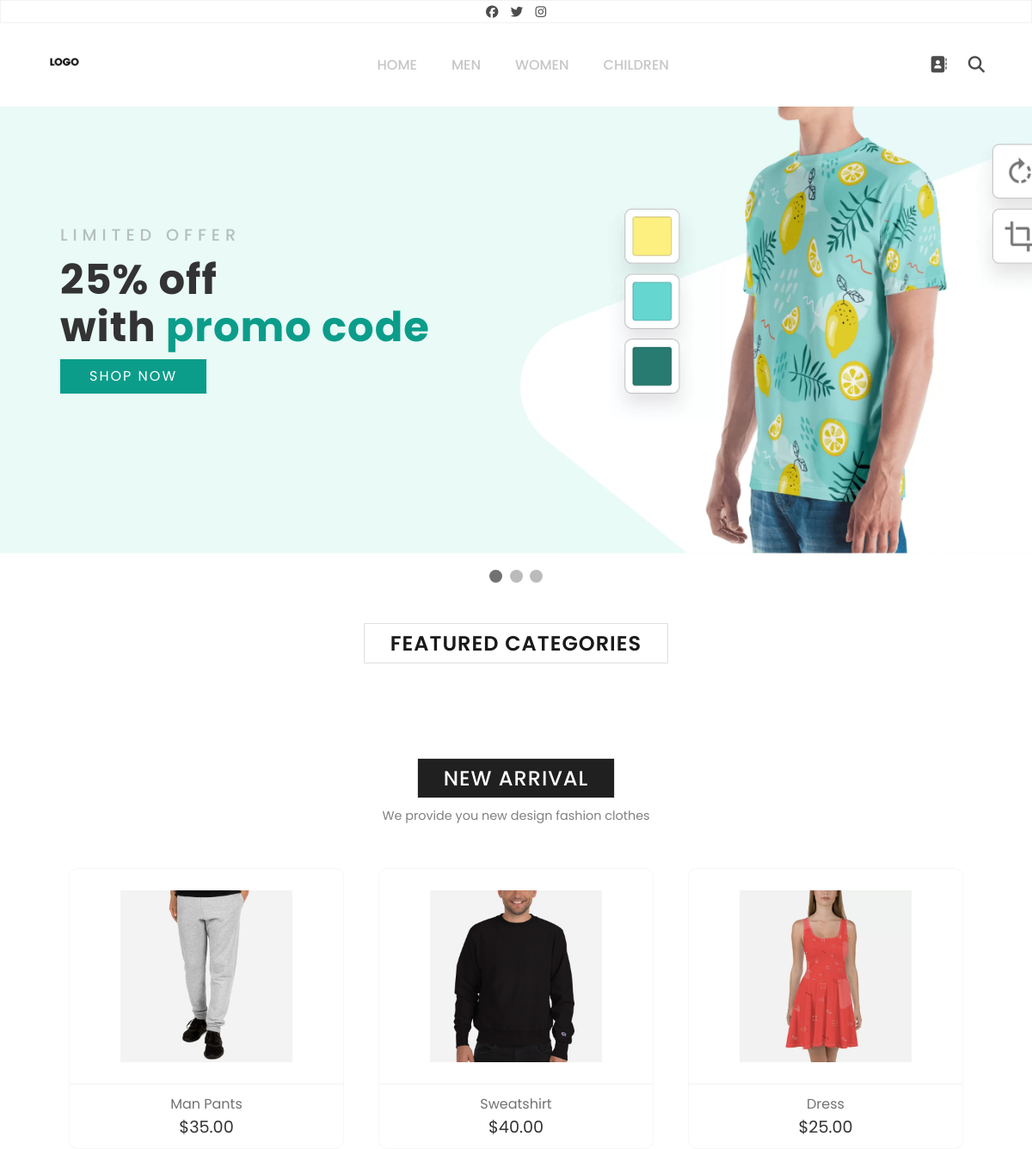
Before: / (upper part) with the older database file.
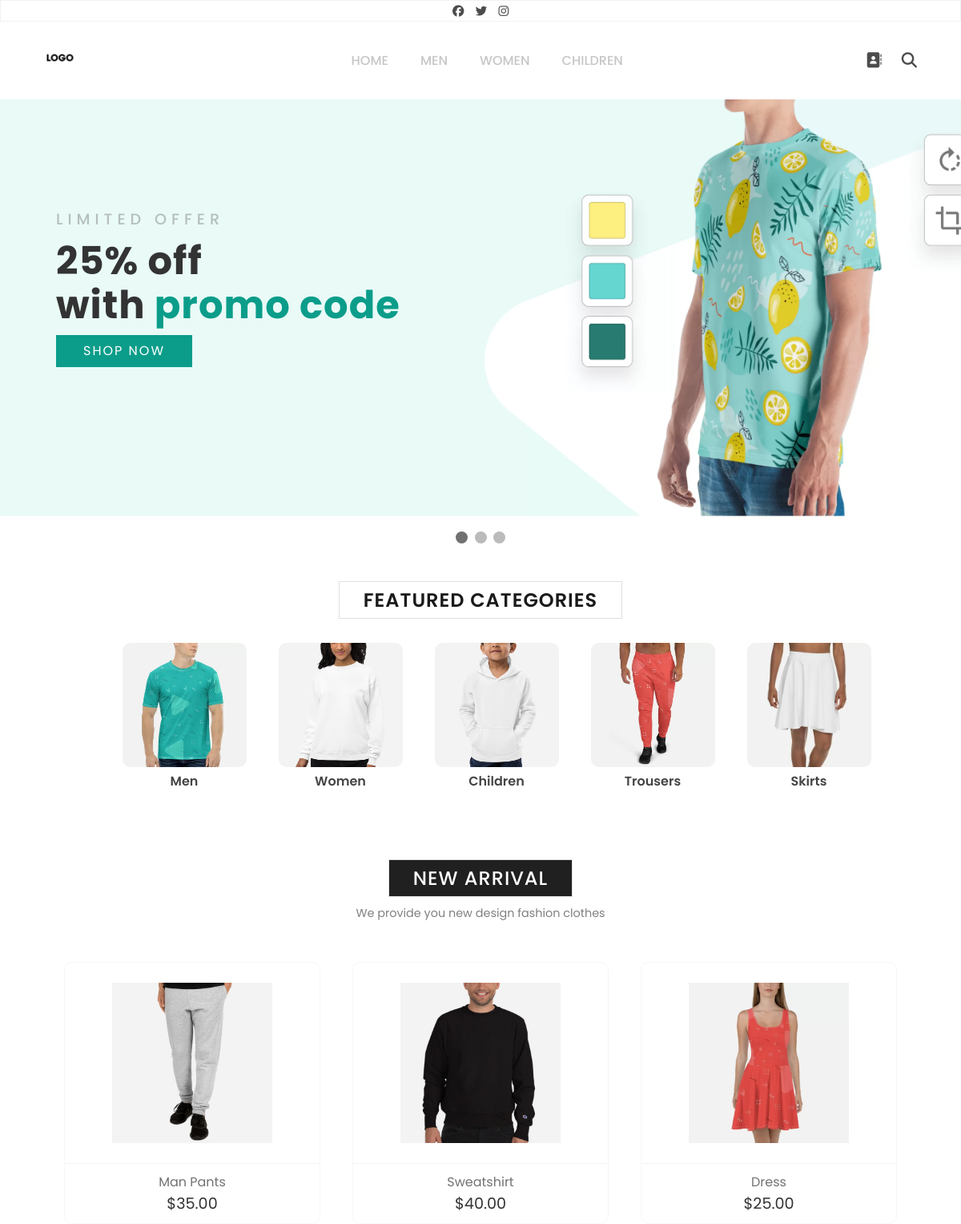
After: the same page with the newer database file.
### tables this page shows
CREATE TABLE `indexnewarriwal` (
  `id` int(11) NOT NULL,
  `table` varchar(255) NOT NULL DEFAULT 'indexnewarriwal',
  `img` varchar(255) NOT NULL,
  `name` varchar(255) NOT NULL,
  `price` decimal(10,2) NOT NULL
);

CREATE TABLE `indexfeaturecategories` (
  `id` int(11) NOT NULL,
  `img` varchar(255) NOT NULL,
  `name` varchar(255) NOT NULL
);

### includeParts/products.php (the view, shortened to what this page needs)
<?php if (mysqli_num_rows($select_product) > 0) {
    while ($fetch_product = mysqli_fetch_assoc($select_product)) { ?>
        <form class="product-box" method="post" action="">
            <div class="product-img">
                <img src="img/<?php echo $fetch_product['img']; ?>" />
            </div>
            <div class="product-details">
                <a href="#" class="p-name"><?php echo $fetch_product['name']; ?></a>
                <span class="p-price">$<?php echo $fetch_product['price']; ?></span>
            </div>
        </form>
<?php };
}; ?>

### index.php (shortened to what this page needs)
<?php include('./includeParts/phpcommands.php'); ?>
<!DOCTYPE html>
<html lang="en">
<head>
    <link rel="stylesheet" type="text/css" href="css/style.css">
</head>
<body>
    <?php include './includeParts/navigation.php' ?>
    <?php include './includeParts/slider.php' ?>
    <div class="feature-heading">
        <h2>Featured Categories</h2>
    </div>
    <ul id="autoWidth" class="cs-hidden">
        <?php $select_product = mysqli_query($conn, "SELECT * FROM `indexfeaturecategories`") or die('query failed');
        if (mysqli_num_rows($select_product) > 0) {
            while ($fetch_product = mysqli_fetch_assoc($select_product)) { ?>
                <li class="item">
                    <div class="feature-box">
                        <a href="#">
                            <img src="img/<?php echo $fetch_product['img']; ?>" />
                        </a>
                    </div>
                    <span><?php echo $fetch_product['name']; ?></span>
                </li>
        <?php }
        } ?>
    </ul>
    <section class="new-arrival">
        <div class="arrival-heading">
            <strong>New Arrival</strong>
            <p>We provide you new design fashion clothes</p>
        </div>
        <div class="product-container">
            <?php $select_product = mysqli_query($conn, "SELECT * FROM `indexnewarriwal`") or die('query failed');
            include('includeParts/products.php'); ?>
        </div>
    </section>
                <?php $select_product = mysqli_query($conn, "SELECT * FROM `indexfeatureitems`") or die('query failed');
                include('includeParts/products.php'); ?>
</body>
</html>

Changed rows visible on the page:
added indexfeaturecategories: img (picture), name "Men"
added indexfeaturecategories: img (picture), name "Women"
added indexfeaturecategories: img (picture), name "Children"
added indexfeaturecategories: img (picture), name "Trousers"
added indexfeaturecategories: img (picture), name "Skirts"
